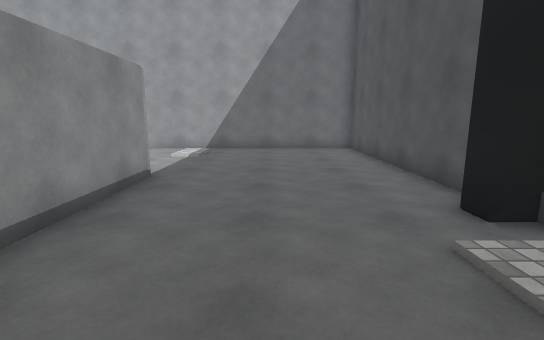
View 1 (above)

12 first-person views from a walk through a Unity game level. The camera is 1.4 m above the floor, tilts 10° down and sees 85° across. The floor is counted in squares, 1 m on a side. Each view is taken from the middle of a square. On the plan, view 1 faces up. The plan holds only what a view shows up to about 14 squares ahead; the rest is blank. The place goes on beyond the plan. The player is left out. Surface patterns are stand-ins for the level's own textures.

View 2
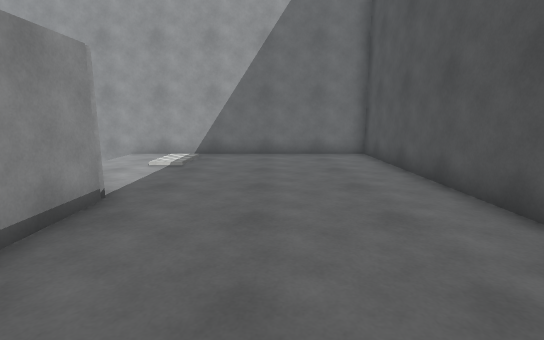

View 3
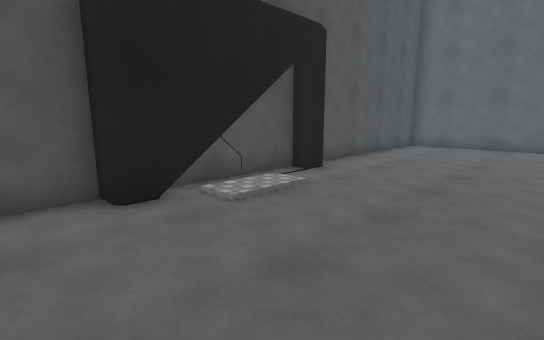

View 4
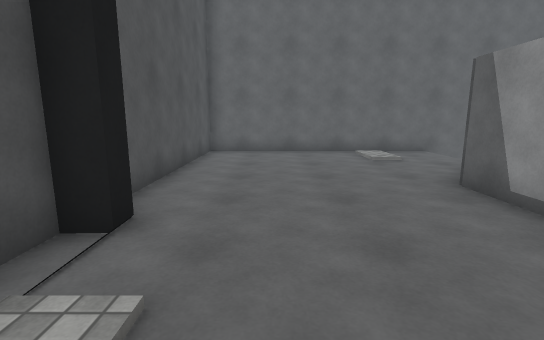

View 5
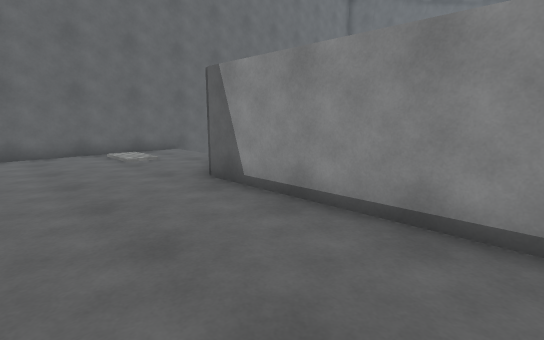

View 6
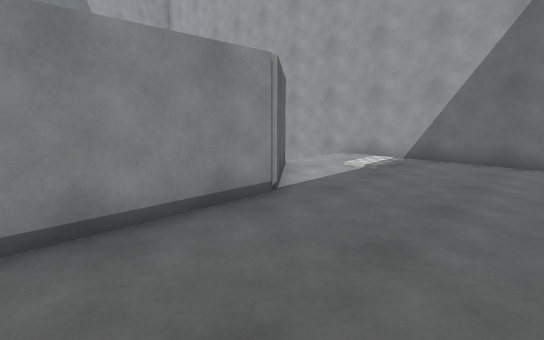

View 7
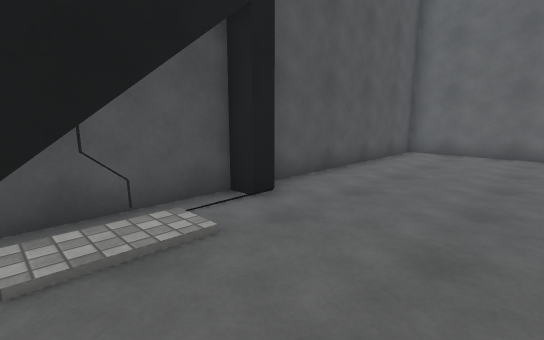

View 8
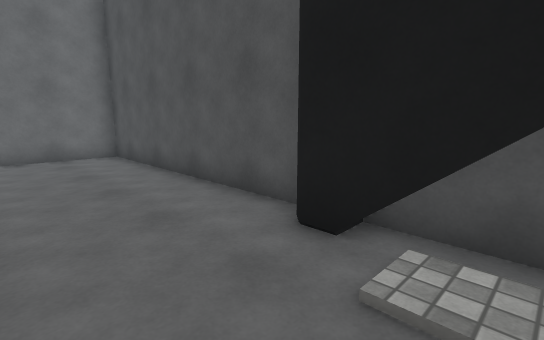

View 9
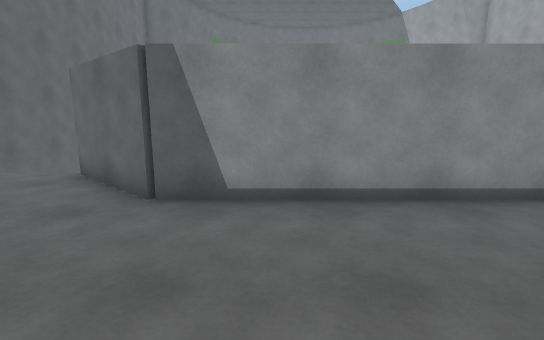

View 10
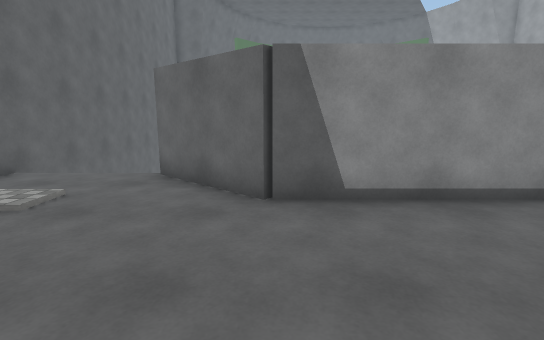

View 11
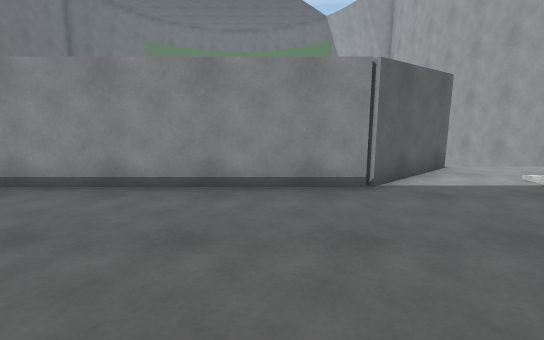

View 12
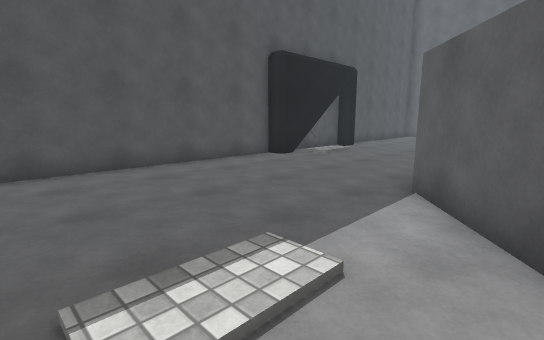

### Floor plan
Points are (right, up) in squares from view 1. A wall is a line through its corners. A room is listed if a view was taken in it or the views show most of it. See-through windows are left out.
Room 1 (views 1, 2, 3, 4, 5, 6, 7, 8, 9, 10, 11, 12)
walls: (2.9, 1.6) (2.9, 4.6) (3.6, 4.6) (3.6, 13.6) (-8.5, 13.6); (3, -1.1) (2.9, -0.5) (3.6, -0.5) (3.6, 3.9); (-5.4, 10) (-2.9, 7.1) (-2.9, -3.1) (-5.3, -5.8); (-6, -9.6) (3.6, -9.6) (3.6, -1.6)

Positions as (right, up) in squares from view 1, and headings:
1: (0, 0), facing up
2: (0, 2), facing up
3: (-2, 6), facing down-right
4: (1, 3), facing down
5: (1, 3), facing down-left
6: (1, 3), facing up-left
7: (-1, 3), facing down-right
8: (0, 2), facing up-right
9: (2, -1), facing left
10: (2, -3), facing left
11: (3, 5), facing left
12: (-5, 13), facing down-right
